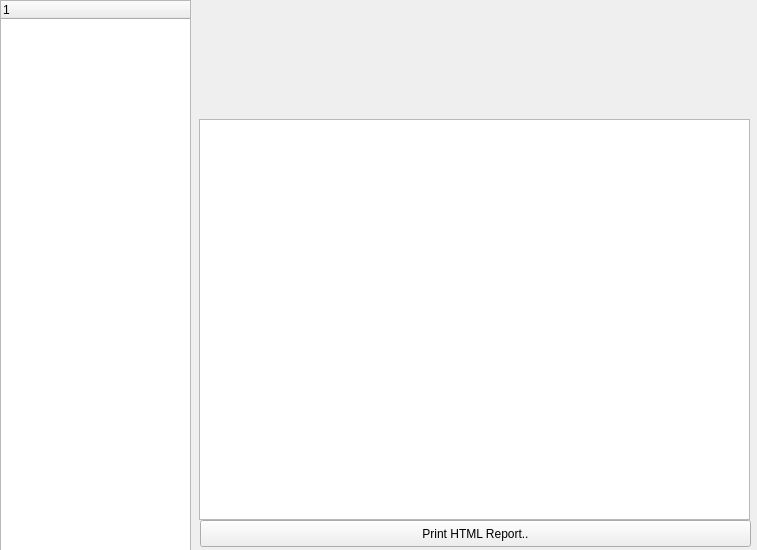
<?xml version="1.0" encoding="UTF-8"?>
<ui version="4.0">
 <class>frmContacts</class>
 <widget class="QWidget" name="frmContacts">
  <property name="geometry">
   <rect>
    <x>0</x>
    <y>0</y>
    <width>757</width>
    <height>550</height>
   </rect>
  </property>
  <property name="minimumSize">
   <size>
    <width>757</width>
    <height>550</height>
   </size>
  </property>
  <property name="windowTitle">
   <string>Contacts</string>
  </property>
  <widget class="QWidget" name="horizontalLayoutWidget">
   <property name="geometry">
    <rect>
     <x>0</x>
     <y>0</y>
     <width>191</width>
     <height>551</height>
    </rect>
   </property>
   <layout class="QHBoxLayout" name="horizontalLayout">
    <item>
     <widget class="QTreeWidget" name="treeWidgetContacts">
      <column>
       <property name="text">
        <string notr="true">1</string>
       </property>
      </column>
     </widget>
    </item>
   </layout>
  </widget>
  <widget class="QWidget" name="horizontalLayoutWidget_2">
   <property name="geometry">
    <rect>
     <x>200</x>
     <y>0</y>
     <width>151</width>
     <height>111</height>
    </rect>
   </property>
   <layout class="QHBoxLayout" name="horizontalLayout_2">
    <item>
     <widget class="QLabel" name="lblPicture">
      <property name="text">
       <string/>
      </property>
     </widget>
    </item>
   </layout>
  </widget>
  <widget class="QWidget" name="horizontalLayoutWidget_3">
   <property name="geometry">
    <rect>
     <x>199</x>
     <y>119</y>
     <width>551</width>
     <height>401</height>
    </rect>
   </property>
   <layout class="QHBoxLayout" name="horizontalLayout_3">
    <item>
     <widget class="QListWidget" name="listWidgetMulitvalue"/>
    </item>
   </layout>
  </widget>
  <widget class="QPushButton" name="pbtnPrintReport">
   <property name="geometry">
    <rect>
     <x>200</x>
     <y>520</y>
     <width>551</width>
     <height>27</height>
    </rect>
   </property>
   <property name="text">
    <string>Print HTML Report..</string>
   </property>
  </widget>
  <widget class="QLabel" name="lblLastname">
   <property name="geometry">
    <rect>
     <x>360</x>
     <y>10</y>
     <width>141</width>
     <height>31</height>
    </rect>
   </property>
   <property name="font">
    <font>
     <family>Noto Sans [unknown]</family>
     <pointsize>14</pointsize>
     <weight>75</weight>
     <bold>true</bold>
    </font>
   </property>
   <property name="text">
    <string/>
   </property>
  </widget>
  <widget class="QLabel" name="lblFirstname">
   <property name="geometry">
    <rect>
     <x>520</x>
     <y>10</y>
     <width>181</width>
     <height>31</height>
    </rect>
   </property>
   <property name="font">
    <font>
     <family>Noto Sans [unknown]</family>
     <pointsize>14</pointsize>
     <weight>75</weight>
     <bold>true</bold>
    </font>
   </property>
   <property name="text">
    <string/>
   </property>
  </widget>
  <widget class="QLabel" name="lblOrganization">
   <property name="geometry">
    <rect>
     <x>360</x>
     <y>50</y>
     <width>381</width>
     <height>17</height>
    </rect>
   </property>
   <property name="text">
    <string/>
   </property>
  </widget>
 </widget>
 <resources/>
 <connections>
  <connection>
   <sender>pbtnPrintReport</sender>
   <signal>clicked()</signal>
   <receiver>frmContacts</receiver>
   <slot>printContactsReport()</slot>
   <hints>
    <hint type="sourcelabel">
     <x>475</x>
     <y>533</y>
    </hint>
    <hint type="destinationlabel">
     <x>378</x>
     <y>274</y>
    </hint>
   </hints>
  </connection>
  <connection>
   <sender>treeWidgetContacts</sender>
   <signal>currentItemChanged(QTreeWidgetItem*,QTreeWidgetItem*)</signal>
   <receiver>frmContacts</receiver>
   <slot>onTreeClick()</slot>
   <hints>
    <hint type="sourcelabel">
     <x>136</x>
     <y>357</y>
    </hint>
    <hint type="destinationlabel">
     <x>193</x>
     <y>464</y>
    </hint>
   </hints>
  </connection>
 </connections>
 <slots>
  <slot>printContactsReport()</slot>
  <slot>onTreeClick()</slot>
 </slots>
</ui>
